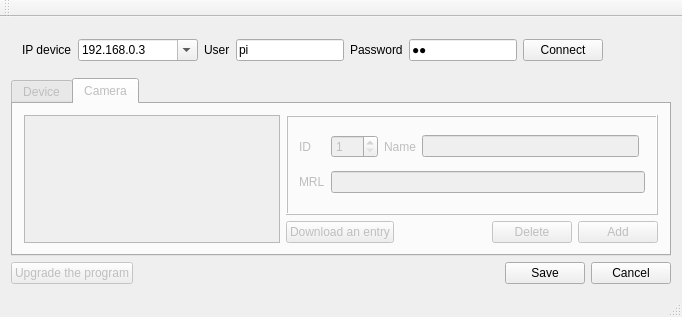
<?xml version="1.0" encoding="UTF-8"?>
<ui version="4.0">
 <class>MainWindow</class>
 <widget class="QMainWindow" name="MainWindow">
  <property name="geometry">
   <rect>
    <x>0</x>
    <y>0</y>
    <width>682</width>
    <height>305</height>
   </rect>
  </property>
  <property name="windowTitle">
   <string/>
  </property>
  <widget class="QWidget" name="centralWidget">
   <layout class="QVBoxLayout" name="verticalLayout">
    <item>
     <widget class="QFrame" name="frConnect">
      <layout class="QHBoxLayout" name="horizontalLayout">
       <item>
        <widget class="QLabel" name="label">
         <property name="sizePolicy">
          <sizepolicy hsizetype="Fixed" vsizetype="Fixed">
           <horstretch>0</horstretch>
           <verstretch>0</verstretch>
          </sizepolicy>
         </property>
         <property name="text">
          <string>IP device</string>
         </property>
        </widget>
       </item>
       <item>
        <widget class="QComboBox" name="edHost">
         <property name="sizePolicy">
          <sizepolicy hsizetype="Fixed" vsizetype="Fixed">
           <horstretch>0</horstretch>
           <verstretch>0</verstretch>
          </sizepolicy>
         </property>
         <property name="minimumSize">
          <size>
           <width>120</width>
           <height>0</height>
          </size>
         </property>
         <property name="editable">
          <bool>true</bool>
         </property>
         <property name="currentText">
          <string>192.168.0.3</string>
         </property>
         <property name="currentIndex">
          <number>0</number>
         </property>
         <property name="maxCount">
          <number>128</number>
         </property>
         <property name="frame">
          <bool>true</bool>
         </property>
         <property name="modelColumn">
          <number>0</number>
         </property>
         <item>
          <property name="text">
           <string>192.168.0.3</string>
          </property>
         </item>
        </widget>
       </item>
       <item>
        <widget class="QLabel" name="label_2">
         <property name="text">
          <string>User</string>
         </property>
        </widget>
       </item>
       <item>
        <widget class="QLineEdit" name="edUser">
         <property name="sizePolicy">
          <sizepolicy hsizetype="Minimum" vsizetype="Fixed">
           <horstretch>0</horstretch>
           <verstretch>0</verstretch>
          </sizepolicy>
         </property>
         <property name="text">
          <string>pi</string>
         </property>
         <property name="maxLength">
          <number>64</number>
         </property>
        </widget>
       </item>
       <item>
        <widget class="QLabel" name="label_3">
         <property name="text">
          <string>Password</string>
         </property>
        </widget>
       </item>
       <item>
        <widget class="QLineEdit" name="edPassword">
         <property name="sizePolicy">
          <sizepolicy hsizetype="Minimum" vsizetype="Fixed">
           <horstretch>0</horstretch>
           <verstretch>0</verstretch>
          </sizepolicy>
         </property>
         <property name="text">
          <string>pi</string>
         </property>
         <property name="maxLength">
          <number>64</number>
         </property>
         <property name="echoMode">
          <enum>QLineEdit::Password</enum>
         </property>
        </widget>
       </item>
       <item>
        <widget class="QPushButton" name="btConnect">
         <property name="text">
          <string>Connect</string>
         </property>
        </widget>
       </item>
       <item>
        <spacer name="horizontalSpacer">
         <property name="orientation">
          <enum>Qt::Horizontal</enum>
         </property>
         <property name="sizeHint" stdset="0">
          <size>
           <width>40</width>
           <height>20</height>
          </size>
         </property>
        </spacer>
       </item>
      </layout>
     </widget>
    </item>
    <item>
     <widget class="QTabWidget" name="tbwConfig">
      <property name="enabled">
       <bool>false</bool>
      </property>
      <property name="currentIndex">
       <number>1</number>
      </property>
      <widget class="QWidget" name="tab">
       <attribute name="title">
        <string>Device</string>
       </attribute>
       <layout class="QVBoxLayout" name="verticalLayout_2">
        <item>
         <layout class="QHBoxLayout" name="horizontalLayout_2">
          <item>
           <widget class="QLabel" name="label_4">
            <property name="text">
             <string>ID</string>
            </property>
           </widget>
          </item>
          <item>
           <widget class="QSpinBox" name="sbDevID">
            <property name="minimum">
             <number>1</number>
            </property>
            <property name="maximum">
             <number>255</number>
            </property>
            <property name="value">
             <number>255</number>
            </property>
           </widget>
          </item>
          <item>
           <spacer name="horizontalSpacer_2">
            <property name="orientation">
             <enum>Qt::Horizontal</enum>
            </property>
            <property name="sizeHint" stdset="0">
             <size>
              <width>40</width>
              <height>20</height>
             </size>
            </property>
           </spacer>
          </item>
         </layout>
        </item>
        <item>
         <layout class="QHBoxLayout" name="horizontalLayout_3">
          <item>
           <widget class="QGroupBox" name="groupBox">
            <property name="title">
             <string>UART</string>
            </property>
            <layout class="QGridLayout" name="gridLayout">
             <item row="0" column="0">
              <widget class="QLabel" name="label_5">
               <property name="text">
                <string>Speed</string>
               </property>
              </widget>
             </item>
             <item row="0" column="1">
              <widget class="QSpinBox" name="sbUARTBaud">
               <property name="buttonSymbols">
                <enum>QAbstractSpinBox::NoButtons</enum>
               </property>
               <property name="maximum">
                <number>999999999</number>
               </property>
              </widget>
             </item>
             <item row="1" column="0">
              <widget class="QLabel" name="label_6">
               <property name="text">
                <string>Device</string>
               </property>
              </widget>
             </item>
             <item row="1" column="1">
              <widget class="QComboBox" name="cbDev"/>
             </item>
            </layout>
           </widget>
          </item>
          <item>
           <widget class="QGroupBox" name="groupBox_2">
            <property name="sizePolicy">
             <sizepolicy hsizetype="Expanding" vsizetype="Preferred">
              <horstretch>0</horstretch>
              <verstretch>0</verstretch>
             </sizepolicy>
            </property>
            <property name="title">
             <string>Cooling</string>
            </property>
            <layout class="QGridLayout" name="gridLayout_2">
             <item row="0" column="3">
              <spacer name="horizontalSpacer_4">
               <property name="orientation">
                <enum>Qt::Horizontal</enum>
               </property>
               <property name="sizeHint" stdset="0">
                <size>
                 <width>40</width>
                 <height>20</height>
                </size>
               </property>
              </spacer>
             </item>
             <item row="1" column="0">
              <widget class="QLabel" name="label_8">
               <property name="sizePolicy">
                <sizepolicy hsizetype="Fixed" vsizetype="Preferred">
                 <horstretch>0</horstretch>
                 <verstretch>0</verstretch>
                </sizepolicy>
               </property>
               <property name="text">
                <string>Stop</string>
               </property>
              </widget>
             </item>
             <item row="0" column="0">
              <widget class="QLabel" name="label_7">
               <property name="sizePolicy">
                <sizepolicy hsizetype="Fixed" vsizetype="Preferred">
                 <horstretch>0</horstretch>
                 <verstretch>0</verstretch>
                </sizepolicy>
               </property>
               <property name="text">
                <string>Launch</string>
               </property>
              </widget>
             </item>
             <item row="0" column="1">
              <widget class="QSpinBox" name="sbFanStart">
               <property name="suffix">
                <string> ℃</string>
               </property>
               <property name="minimum">
                <number>30</number>
               </property>
               <property name="maximum">
                <number>60</number>
               </property>
              </widget>
             </item>
             <item row="1" column="1">
              <widget class="QSpinBox" name="sbFanStop">
               <property name="suffix">
                <string> ℃</string>
               </property>
               <property name="minimum">
                <number>30</number>
               </property>
               <property name="maximum">
                <number>50</number>
               </property>
              </widget>
             </item>
             <item row="1" column="3">
              <spacer name="horizontalSpacer_5">
               <property name="orientation">
                <enum>Qt::Horizontal</enum>
               </property>
               <property name="sizeHint" stdset="0">
                <size>
                 <width>40</width>
                 <height>20</height>
                </size>
               </property>
              </spacer>
             </item>
            </layout>
           </widget>
          </item>
         </layout>
        </item>
       </layout>
      </widget>
      <widget class="QWidget" name="tab_2">
       <attribute name="title">
        <string>Camera</string>
       </attribute>
       <layout class="QHBoxLayout" name="horizontalLayout_5">
        <item>
         <widget class="QListView" name="lwCamNames">
          <property name="sizePolicy">
           <sizepolicy hsizetype="Fixed" vsizetype="Expanding">
            <horstretch>0</horstretch>
            <verstretch>0</verstretch>
           </sizepolicy>
          </property>
          <property name="editTriggers">
           <set>QAbstractItemView::NoEditTriggers</set>
          </property>
         </widget>
        </item>
        <item>
         <layout class="QVBoxLayout" name="verticalLayout_3">
          <item>
           <widget class="QFrame" name="frame">
            <property name="sizePolicy">
             <sizepolicy hsizetype="Expanding" vsizetype="Preferred">
              <horstretch>0</horstretch>
              <verstretch>0</verstretch>
             </sizepolicy>
            </property>
            <property name="frameShape">
             <enum>QFrame::Box</enum>
            </property>
            <property name="frameShadow">
             <enum>QFrame::Raised</enum>
            </property>
            <layout class="QGridLayout" name="gridLayout_3">
             <item row="0" column="1">
              <widget class="QSpinBox" name="sbCamID">
               <property name="minimum">
                <number>1</number>
               </property>
               <property name="maximum">
                <number>255</number>
               </property>
              </widget>
             </item>
             <item row="0" column="0">
              <widget class="QLabel" name="label_9">
               <property name="text">
                <string>ID</string>
               </property>
              </widget>
             </item>
             <item row="1" column="0">
              <widget class="QLabel" name="label_10">
               <property name="text">
                <string>MRL</string>
               </property>
              </widget>
             </item>
             <item row="1" column="1" colspan="4">
              <widget class="QLineEdit" name="edMRL"/>
             </item>
             <item row="0" column="2">
              <widget class="QLabel" name="label_11">
               <property name="text">
                <string>Name</string>
               </property>
              </widget>
             </item>
             <item row="0" column="3">
              <widget class="QLineEdit" name="edName">
               <property name="readOnly">
                <bool>false</bool>
               </property>
              </widget>
             </item>
            </layout>
           </widget>
          </item>
          <item>
           <layout class="QHBoxLayout" name="horizontalLayout_4">
            <item>
             <widget class="QPushButton" name="btDownload">
              <property name="enabled">
               <bool>false</bool>
              </property>
              <property name="text">
               <string>Download an entry</string>
              </property>
              <property name="flat">
               <bool>false</bool>
              </property>
             </widget>
            </item>
            <item>
             <spacer name="horizontalSpacer_3">
              <property name="orientation">
               <enum>Qt::Horizontal</enum>
              </property>
              <property name="sizeHint" stdset="0">
               <size>
                <width>40</width>
                <height>20</height>
               </size>
              </property>
             </spacer>
            </item>
            <item>
             <widget class="QPushButton" name="btDel">
              <property name="text">
               <string>Delete</string>
              </property>
              <property name="flat">
               <bool>false</bool>
              </property>
             </widget>
            </item>
            <item>
             <widget class="QPushButton" name="btAdd">
              <property name="text">
               <string>Add</string>
              </property>
              <property name="flat">
               <bool>false</bool>
              </property>
             </widget>
            </item>
           </layout>
          </item>
         </layout>
        </item>
       </layout>
      </widget>
     </widget>
    </item>
    <item>
     <layout class="QHBoxLayout" name="horizontalLayout_6">
      <item>
       <widget class="QPushButton" name="btUpdate">
        <property name="enabled">
         <bool>false</bool>
        </property>
        <property name="text">
         <string>Upgrade the program</string>
        </property>
       </widget>
      </item>
      <item>
       <spacer name="horizontalSpacer_6">
        <property name="orientation">
         <enum>Qt::Horizontal</enum>
        </property>
        <property name="sizeHint" stdset="0">
         <size>
          <width>40</width>
          <height>20</height>
         </size>
        </property>
       </spacer>
      </item>
      <item>
       <widget class="QPushButton" name="pushButtonSave">
        <property name="text">
         <string>Save</string>
        </property>
        <property name="autoDefault">
         <bool>false</bool>
        </property>
       </widget>
      </item>
      <item>
       <widget class="QPushButton" name="pushButtonReject">
        <property name="text">
         <string>Cancel</string>
        </property>
        <property name="autoDefault">
         <bool>false</bool>
        </property>
       </widget>
      </item>
     </layout>
    </item>
   </layout>
  </widget>
  <widget class="QMenuBar" name="menuBar">
   <property name="geometry">
    <rect>
     <x>0</x>
     <y>0</y>
     <width>682</width>
     <height>22</height>
    </rect>
   </property>
  </widget>
  <widget class="QToolBar" name="mainToolBar">
   <attribute name="toolBarArea">
    <enum>TopToolBarArea</enum>
   </attribute>
   <attribute name="toolBarBreak">
    <bool>false</bool>
   </attribute>
  </widget>
  <widget class="QStatusBar" name="statusBar"/>
  <action name="actionEN">
   <property name="checkable">
    <bool>true</bool>
   </property>
   <property name="text">
    <string>EN</string>
   </property>
   <property name="toolTip">
    <string>English</string>
   </property>
  </action>
  <action name="actionRU">
   <property name="checkable">
    <bool>true</bool>
   </property>
   <property name="text">
    <string>RU</string>
   </property>
   <property name="toolTip">
    <string>Russian</string>
   </property>
  </action>
 </widget>
 <layoutdefault spacing="6" margin="11"/>
 <resources/>
 <connections>
  <connection>
   <sender>sbCamID</sender>
   <signal>valueChanged(int)</signal>
   <receiver>MainWindow</receiver>
   <slot>onCamDataChanged()</slot>
   <hints>
    <hint type="sourcelabel">
     <x>344</x>
     <y>142</y>
    </hint>
    <hint type="destinationlabel">
     <x>726</x>
     <y>89</y>
    </hint>
   </hints>
  </connection>
  <connection>
   <sender>edMRL</sender>
   <signal>textEdited(QString)</signal>
   <receiver>MainWindow</receiver>
   <slot>onCamDataChanged()</slot>
   <hints>
    <hint type="sourcelabel">
     <x>477</x>
     <y>170</y>
    </hint>
    <hint type="destinationlabel">
     <x>725</x>
     <y>170</y>
    </hint>
   </hints>
  </connection>
  <connection>
   <sender>edName</sender>
   <signal>textEdited(QString)</signal>
   <receiver>MainWindow</receiver>
   <slot>onCamDataChanged()</slot>
   <hints>
    <hint type="sourcelabel">
     <x>542</x>
     <y>142</y>
    </hint>
    <hint type="destinationlabel">
     <x>728</x>
     <y>120</y>
    </hint>
   </hints>
  </connection>
  <connection>
   <sender>lwCamNames</sender>
   <signal>doubleClicked(QModelIndex)</signal>
   <receiver>btDownload</receiver>
   <slot>click()</slot>
   <hints>
    <hint type="sourcelabel">
     <x>170</x>
     <y>182</y>
    </hint>
    <hint type="destinationlabel">
     <x>303</x>
     <y>214</y>
    </hint>
   </hints>
  </connection>
  <connection>
   <sender>sbDevID</sender>
   <signal>valueChanged(int)</signal>
   <receiver>MainWindow</receiver>
   <slot>onChanged()</slot>
   <hints>
    <hint type="sourcelabel">
     <x>55</x>
     <y>131</y>
    </hint>
    <hint type="destinationlabel">
     <x>725</x>
     <y>72</y>
    </hint>
   </hints>
  </connection>
  <connection>
   <sender>sbUARTBaud</sender>
   <signal>valueChanged(int)</signal>
   <receiver>MainWindow</receiver>
   <slot>onChanged()</slot>
   <hints>
    <hint type="sourcelabel">
     <x>160</x>
     <y>188</y>
    </hint>
    <hint type="destinationlabel">
     <x>728</x>
     <y>59</y>
    </hint>
   </hints>
  </connection>
  <connection>
   <sender>sbFanStart</sender>
   <signal>valueChanged(int)</signal>
   <receiver>MainWindow</receiver>
   <slot>onChanged()</slot>
   <hints>
    <hint type="sourcelabel">
     <x>312</x>
     <y>192</y>
    </hint>
    <hint type="destinationlabel">
     <x>729</x>
     <y>154</y>
    </hint>
   </hints>
  </connection>
  <connection>
   <sender>sbFanStop</sender>
   <signal>valueChanged(int)</signal>
   <receiver>MainWindow</receiver>
   <slot>onChanged()</slot>
   <hints>
    <hint type="sourcelabel">
     <x>312</x>
     <y>218</y>
    </hint>
    <hint type="destinationlabel">
     <x>728</x>
     <y>202</y>
    </hint>
   </hints>
  </connection>
  <connection>
   <sender>edName</sender>
   <signal>textEdited(QString)</signal>
   <receiver>MainWindow</receiver>
   <slot>onCamDataChanged()</slot>
   <hints>
    <hint type="sourcelabel">
     <x>469</x>
     <y>142</y>
    </hint>
    <hint type="destinationlabel">
     <x>543</x>
     <y>83</y>
    </hint>
   </hints>
  </connection>
 </connections>
 <slots>
  <slot>onChanged()</slot>
  <slot>onCamDataChanged()</slot>
 </slots>
</ui>
